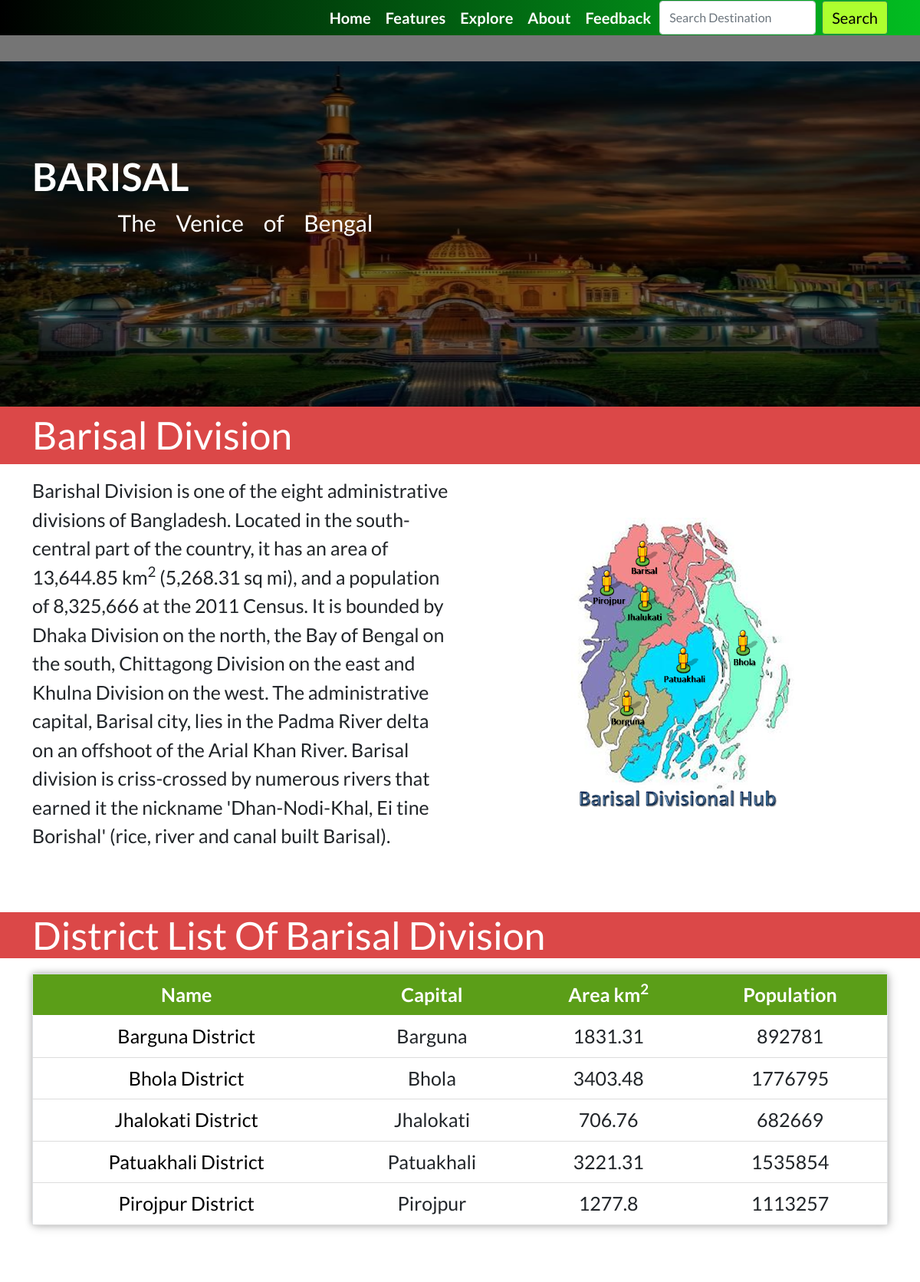
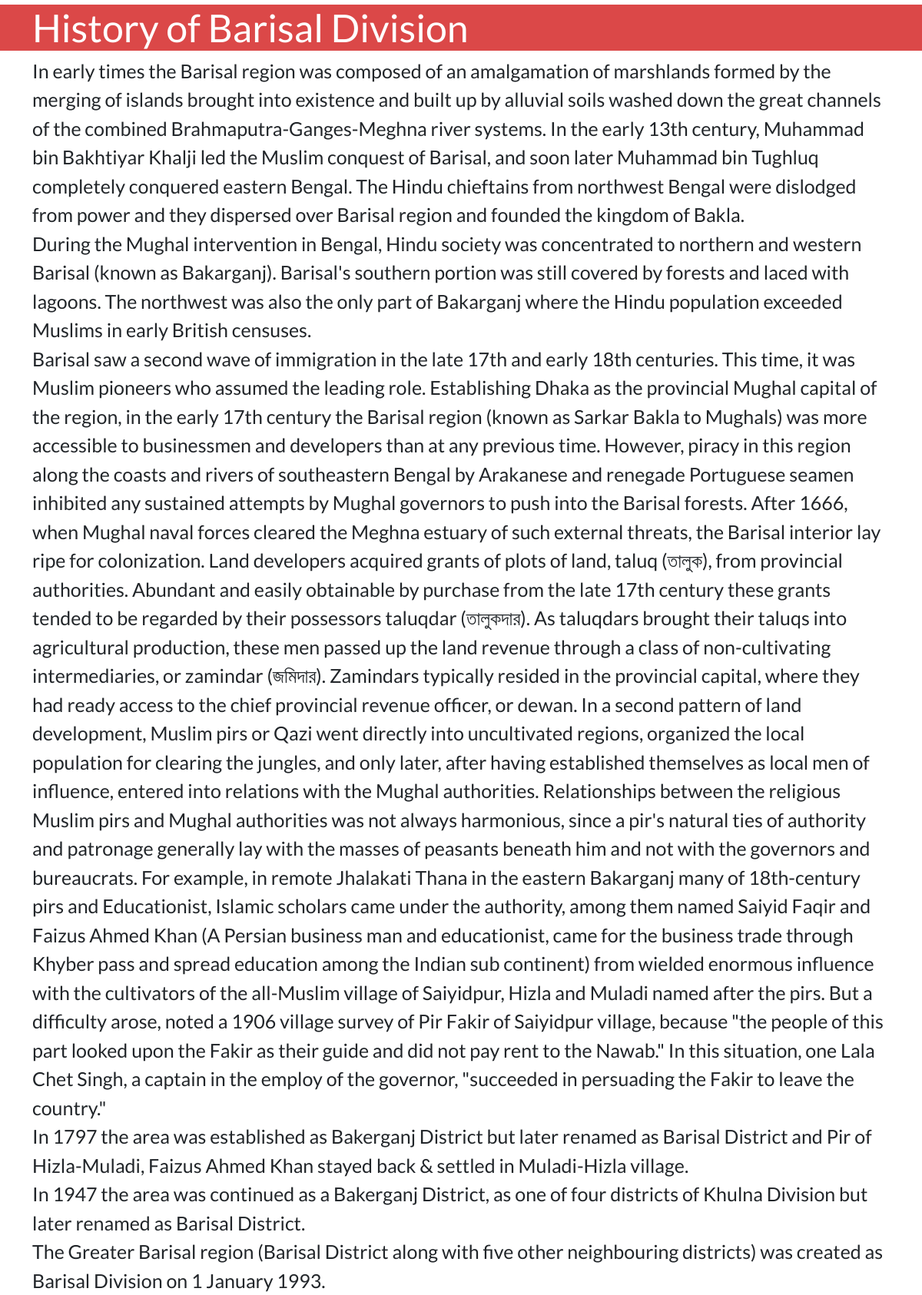
Page /division/5 on the committed database (2 pictures, top to bottom).
### TourismBD/models.py (models this page shows, shortened)
class Division(models.Model):
    heading = models.CharField(max_length=50)
    headline= models.TextField()
    banner=models.ImageField()
    introHead= models.CharField(max_length=50)
    intro=models.TextField()
    image=models.ImageField()
    history=models.TextField()

class District_info(models.Model):
    divisionName = models.ForeignKey(Division,on_delete = models.CASCADE)
    name = models.CharField(max_length=50)
    headquarter = models.CharField(max_length=50)
    area = models.FloatField()
    census2011 = models.IntegerField()

### TourismBD/views.py (the view)
# urls.py: path('division/<int:b>',views.division,name='division'),
def division(request,b):
    div=Division.objects.get(pk=b)
    distrct=District_info.objects.filter(divisionName=b)
    dictionary ={'div':div,'distrct':distrct}
    return render(request,'TourismBD/division.html',dictionary)

### templates/TourismBD/division.html (shortened to what this page needs)
<!DOCTYPE html>
{% load static %}
<html lang="en">
<head>
    <link href="https://cdn.jsdelivr.net/npm/bootstrap@5.0.1/dist/css/bootstrap.min.css" rel="stylesheet"
>
      <link href="https://maxcdn.bootstrapcdn.com/font-awesome/4.2.0/css/font-awesome.min.css" rel="stylesheet">
    <link rel="stylesheet" href="{% static "CSS/division.css" %}">
</head>
<body>
  {% include 'TourismBD/header.html' %}
  <div class="banner2">
    <div id="carouselExampleSlidesOnly" class="carousel slide" data-bs-ride="carousel">
        <div class="carousel-inner">
          <div class="carousel-item active">
            <img src="{{div.banner.url}}" height="450px" class="d-block w-100" alt="...">
            <div class="carousel-caption d-block">
                <div class="container">
                    <h2>{{div.heading}}</h2>
                    <p id="h2description">{{div.headline}}</p>
                </div>
              </div>
          </div>
        </div>
      </div>
    </div>
<div class="Introheading">
    <div class="container">
        <p>{{div.introHead|safe}}</p>
    </div>
</div>
<div class="container">
    <div class="introduction">
        <div class="row">
            <div class="col-md-6 introtext">
               {{div.intro|safe}}
            </div>
            <div class="col-md-6 div_img">
                <img src="{{div.image.url}}" class="img-fluid"  alt="">
            </div>
        </div>
    </div>
</div>
<div class="district_table">
  <div class="container">
    <h2>District List of {{div.introHead}}</h2>
    </div>
    </div>
    <div class="container">
    <table class="table sticky">
      <thead>
      <tr>
        <th>Name</th>
        <th>Capital</th>
        <th>Area km<sup>2</sup></th>
        <th>Population</th>
      </tr>
      </thead>
      {% for district in distrct %}
      <tr class="trow">
        <td><a href="{% url 'TourismBD:district' z=district.pk %}">{{district.name}}</a></td>
        <td>{{district.headquarter}}</td>
        <td>{{district.area}}</td>
        <td>{{district.census2011}}</td>
      </tr>
      {% endfor %}
    </table>
      </div>
      <div class="division_history">
        <div class="container">
          <h2>History of {{div.introHead}}</h2>
        </div>
      </div>
        <div class="container history_text">
          {{div.history|safe}}
        </div>
</body>
</html>

### static/CSS/division.css (style rules this page uses)
* { margin: 0; padding: 0; font-family: 'lato','sans-serif'; }
a { text-decoration: none; color: white; }
.trow td a { color: black; }
h2 { margin-top: 80px; }
.carousel-item { padding-top: 80px; }
.banner2 .carousel-caption { position: absolute; right: 0%; bottom: 0; left: 0%; top: 0; z-index: 10; padding-top: 10%; padding-left: 0%; padding-bottom: 0; color: #fff; text-align: left; background-color: rgba(0, 0, 0, 0.541); }
.banner2 h2 { font-size: 50px; font-weight: 700; }
.carousel-caption #h2description { padding-left: 10%; font-size: 30px; word-spacing: 20px; }
.Introheading { font-size: 50px; color: white; background-color: rgb(219, 72, 72); }
.introtext { font-size: 25px; }
.row { display: flex; align-items: center; justify-content: center; }
.div_img { display: flex; align-items: center; justify-content: center; }
.district_table h2 { font-size: 50px; color: white; text-transform: lowercase; text-transform: capitalize; }
.district_table { margin-top: 20px; margin-bottom: 20px; background-color: rgb(219, 72, 72); }
table { border-collapse: collapse; width: 100%; height: 200px; border: 1px solid #bdc3c7; box-shadow: 2px 2px 12px rgba(0,0,0,0.2), -1px -1px 8px rgba(0,0,0,0.2); }
tr { transition: all 0.2s ease-in; }
th,td { padding: 12px; text-align: center; border-bottom: 1px solid #ddd; font-size: 25px; }
.table.sticky thead { position: sticky; top: 12.5%; }
thead { background-color: rgb(91, 158, 24);; color: white; font-weight: 700; }
.division_history { margin-top: 20px; color: white; background-color: rgb(219, 72, 72); }
.division_history h2 { font-size: 50px; }
.history_text { font-size: 25px; }

### rows in the picture
Division: banner (picture), heading "BARISAL", headline "The Venice of Bengal", introHead "Barisal Division", intro "Barishal Division is one of the eight administrative divisions of Bangladesh. Located in the south-central part of the country, it has an area of 13,644.85 km 2 (5,268.31 sq mi), and a population of 8,325,666 at the 2011 Census. It is bounded by Dhaka Division on the north, the Bay of Bengal on the south, Chittagong Division on the east and Khulna Division on the west. The administrative capital, Barisal city, lies in the Padma River delta on an offshoot of the Arial Khan River. Barisal division is criss-crossed by numerous rivers that earned it the nickname 'Dhan-Nodi-Khal, Ei tine Borishal' (rice, river and canal built Barisal).", image (picture), history "In early times the Barisal region was composed of an amalgamation of marshlands formed by the merging of islands brought into existence and built up by alluvial soils washed down the great channels of the combined Brahmaputra-Ganges-Meghna river systems. In the early 13th century, Muhammad bin Bakhtiyar Khalji led the Muslim conquest of Barisal, and soon later Muhammad bin Tughluq completely conquered eastern Bengal. The Hindu chieftains from northwest Bengal were dislodged from power and they dispersed over Barisal region and founded the kingdom of Bakla. During the Mughal intervention in Bengal, Hindu society was concentrated to northern and western Barisal (known as Bakarganj). Barisal's…"
District_info: name "Barguna District", headquarter "Barguna", area "1831.31", census2011 "892781"
District_info: name "Bhola District", headquarter "Bhola", area "3403.48", census2011 "1776795"
District_info: name "Jhalokati District", headquarter "Jhalokati", area "706.76", census2011 "682669"
District_info: name "Patuakhali District", headquarter "Patuakhali", area "3221.31", census2011 "1535854"
District_info: name "Pirojpur District", headquarter "Pirojpur", area "1277.8", census2011 "1113257"
